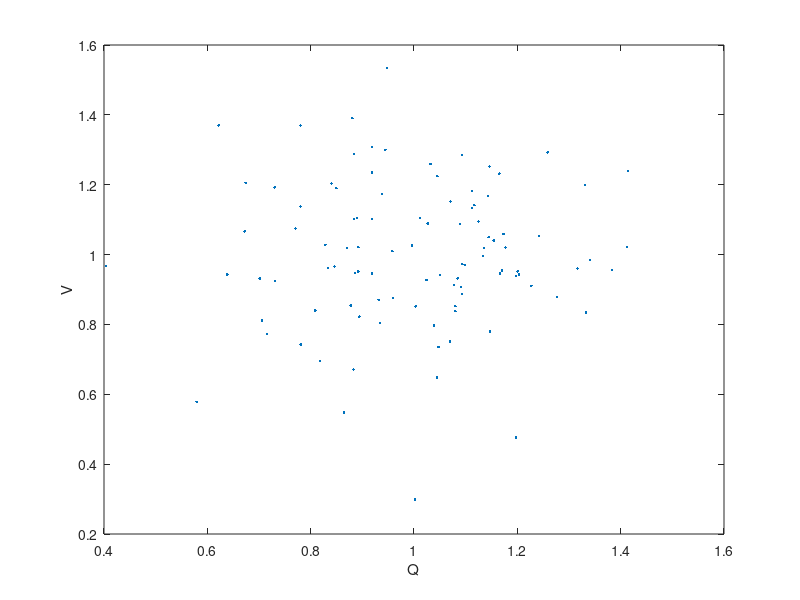

Write the MATLAB code that produced this figure. (Note: this script raises an error after producing the figure.)
clear;close all;
%% Constants and Hb dissociation look up table
alpha = 1.3e-6*1e3;  % O2 solubility  in water/plasma(mM/mmHg)
CHb   = 0.021*1e3;   % Hb binding site conc (mmol/L of RBC's)
Hct   = 0.40;    % hematocrit (unitless)
C0    = CHb*Hct; % blood oxygen binding capacity (mol/L)
n     = 2.7;     % Hill exponent
P50   = 27;      % half-max saturation of Hb
beta  = 16800*1e-3; % O2 solubility in air (mmHg/mM)

HbLookUp = load('Lookup.mat'); %outputs Hb dissociation curve lookup table
HbDisP = HbLookUp.LOOK.Plookup;
HbDisC = HbLookUp.LOOK.Clookup;
Ceq = zeros(size(HbDisP));
for iqs = 1:length(HbDisP)
    Ceq(iqs) = alpha*HbDisP(iqs)+C0*((HbDisP(iqs)^n)/(HbDisP(iqs)^n+P50^n)); % transform to Pa
end

% test interp1
% Cx = 1:1.7:12;
% Pvdist = interp1(HbDisC, HbDisP,Cx , "linear");
% plot(HbDisP, HbDisC, HbDisP, Ceq, '--', Pvdist, Cx, 'x-', 'Linewidth', 2);

%% prepare random distribution
N = 100;
SD = 2e-1;
rng(3); % set the random generator seed 
rnd = SD*randn(N, 1) + 1; % random vector for flows
rnd = rnd(find(rnd > 0)); % select only non-zero flows
rnd = (rnd) / mean(rnd); % rescale to match total flow

rnd2 = SD*randn(N, 1) + 1; % random vector for ventilation
rnd2 = rnd2(find(rnd2 > 0)); % select only non-zero ventilation
rnd2 = (rnd2) / mean(rnd2); % rescale to match total ventilation

clf;plot(rnd, rnd2, '.'); xlabel('Q');ylabel('V');
% histogram(rnd, N/10)
% subplot(121);histogram(rnd, 'FaceAlpha',0.2);
% run CO x V scan for distributed alveoli
drawPlots = true;
if drawPlots
    % figure(1);
    % subplot(121);hold on;
    % subplot(132);hold on;
    % subplot(133);hold on;
end

% Prepare inputs
CO = 3:1:20;
Vp = 3:1:20;

% CO = [10];
% Vp = [10];

% CO = 5;
% Vp = 5;
Qs = 5; % flow snapshot
Vps = 5; % Ventilation snapshot

% filename = sprintf("Data/DistributedModel_SD_%1.1e.mat", SD)
filename = sprintf("Data/DistributedModelQV_SD_%1.1e.mat", SD)

%% get all the param shift tigerther

%%% parameters
D     = 380;      %apparent diffusion (L/min)
Pair  = 150;    %atmospheric oxygen partial pressure (mmHg)
Pin   = 45;     %mixed venous oxygen partial pressure - pulmonary inlet (mmHg)
Vvasc = 1;      %volume of vascular space (ml)
Valv  = 1;      %alveolar volume (ml)
l     = 1; %length of capillary

%load optimized diffusion (D) parameter
load('ModelD_optimization_v2_results.mat','JD','DD')
[~, jDpi] = min(JD); DDp = DD(jDpi);
D = DDp;

par = [D Pair Pin alpha beta l];

%% Run ModelD eval - test
NN = 500;
tic
Qt = 0.05;Vpt = 0.3;
par(6) = 1;
par(1) = D;
[Pv,Pa,Cvi,Pvi,EPSv,dx] = modelD_SS_relaxation(NN,par,HbDisP,HbDisC,Vps,Qs);
t = toc;
fprintf('At Q = %2.2f and Vp  = %2.2f, pO2_{dist} = %2.1f (alv. = %2.1f), in %2.0f ms \n', Qt, Vpt, Pv, Pa, t*1000);

NNN = 2;
Cvid = zeros(NNN, 1);
for i = 1:NNN
    par(1) = D/NNN;
    [~,~,C] = modelD_SS_relaxation(NN,par,HbDisP,HbDisC,Vps/NNN,Qs/NNN);
    Cvid(i) = C(end);
end
Csum = sum(Cvid*Qs/NNN)/Qs;

t = toc;
fprintf('Cvi %1.3f, CviSum %1.3f \n', Cvi(end), Csum);



%% init loop

pVascND = zeros(length(CO), length(Vp)); % non distributed
pAlvND = zeros(length(CO), length(Vp)); % non distributed
Pvdist = zeros(length(CO), length(Vp)); % distributed
Pds = 0;Qds = 0;Ps = 0;
params = par;
pfs = @(snap) save('Data\snapshot.mat', "snap"); % paralel for snapshot
COEl = 1:length(CO);
VpEl = 1:length(Vp); % VpElements

parfor iq = COEl % iterate flow
    par = params;

    disp("Jedu " + num2str(round(iq/length(CO)*100)))
    qrs = CO(iq)/N * rnd; % random flow set
    Cvi = 0;Pvi = 0;

    for iv = VpEl % iterate ventilation
        vrs = Vp(iv)/N *rnd2; % ventilation random set
        % vrs = ones(size(qrs))*Vp(iv)/N; % start simple - equal ventilation
        
        % equal Q and Vp in all alveoli
        par(1) = D;
        [pv,~, ~, ~] = modelD_SS_relaxation(NN,par,HbDisP,HbDisC,Vp(iv),CO(iq)); 
        pVascND(iq, iv) = pv;
        
        tic
        % distribution within lungs
        c = zeros(size(qrs));
        p = zeros(size(qrs));
        for iqs = 1:length(qrs) % iterate submodel flows
            par(1) = D/N;
            [~,~, Cvi, Pvi] = modelD_SS_relaxation(NN,par,HbDisP,HbDisC,vrs(iqs),qrs(iqs)); %loop through q and v and store fixed points
            c(iqs) = Cvi(end); % pulmonary end-capillary concentration
            p(iqs) = Pvi(end); % pulmonary end-capillary pO2
        end
        t = toc;
        Q = sum(qrs); % sum of flows
        Ca = sum(c.*qrs)/Q; % weighted average of concentrations by flow
        Pvdist(iq, iv) = interp1(HbDisC, HbDisP,Ca , "linear"); % Pulmonary venous distributed sum
        fprintf('At Q = %2.1f (%2.1f) and Vp  = %2.1f, pO2_{dist} = %2.1f (single comp. = %2.1f), in %2.0f ms (Ctrl %1.3e)\n', Q, CO(iq), Vp(iv), Pvdist(iq, iv), pv, t*1000, CO(iq)-Q);
        if CO(iq) == Qs && Vp(iv) == Vps, 
            % snapshot
            snapshot = struct();
            snapshot.Pds = p; % PO2 distribution snapshot
            snapshot.Qds = qrs; % flow distribution snapshot
            snapshot.Vds = vrs; % ventilation distribution snapshot
            snapshot.Cds = c;
            snapshot.Pvs = Pvdist(iq, iv); % venous pO2 snapshot
            snapshot.PvNds = pv; % venous pO2 non-distributed snapshot
            pfs(snapshot);
        end
    end
end
% save results
DMR = struct(); % distributed model results
DMR.CO = CO; % cardiac output
DMR.Vp = Vp; % ventilation
DMR.Pv = Pvdist; % PO2 in pulmonary veins

DMR.pVascND = pVascND; % non distributed
DMR.pAlvND = pAlvND;
DMR.snap = load('Data\snapshot.mat').snap; % paralel for snapshot

save(filename, "DMR");
%% load results
% clear;
figure(1);clf;
DMR = load(filename).DMR; % distributed model results

% DMR = load("Data/DistributedModel_SD_0.mat").DMR; % distributed model results
% DMR = load("DistributedModel_SD_2e-1.mat").DMR; % distributed model results
% DMR = load("DistributedModel_SD_1e-3.mat").DMR; % distributed model results
% N = length(DMR.snap.Qds)*10;

% DMR.snap.PvNDs = DMR.pVascND(3, 3);
% DMR.snap.Pvs = DMR.snap.Ps;
% subplot(131); histogram(dmr.snap.Qds, N, "EdgeAlpha",0.2);
% subplot(132); histogram(dmr.snap.Pds, N); 
subplot(231); cla; hold on;
plot(DMR.snap.Qds,DMR.snap.Vds, 'x');
title(['Blood flow distribution in alveoli, Q_{total} = ' num2str(round(sum(DMR.snap.Qds), 2)) ' L/min']);
xlabel('Q');ylabel('V');
Qsm = mean(DMR.snap.Qds);
Vsm = mean(DMR.snap.Vds);
plot([Qsm Qsm], [min(DMR.snap.Vds) max(DMR.snap.Vds)], 'r--')
plot([min(DMR.snap.Qds) max(DMR.snap.Qds)], [Vsm Vsm], 'r--')

subplot(232); cla;hold on;
% plot(DMR.snap.Pds,1:numel(DMR.snap.Qds), 'x'); 
histogram(DMR.snap.Pds, N/10);
title(['Partial pressure in distributed alveoli, Pa = ' num2str(round(DMR.snap.Pvs, 2))]);
plot([DMR.snap.PvNds DMR.snap.PvNds], [0 max(ylim)], 'k:')
plot([DMR.snap.Pvs DMR.snap.Pvs], [0 max(ylim)], 'r--')
legend('Capillary pO2', '1 comp pO2', 'dist venous pO2')
xlabel('P_{O2}');ylabel('Count in category');

subplot(233); cla;hold on;
[X Y] = meshgrid(DMR.CO, DMR.Vp);
% surf(X, Y, DMR.Pv');
contour(X, Y, DMR.pVascND', '--', 'ShowText','on', 'LineWidth',2);
contour(X, Y, DMR.Pv', '-', 'ShowText','on', 'LineWidth',1);

xlabel('CO L/min');
ylabel('V (L/min)');
zlabel('P_O2 (mmHg)');
colorbar
% view(2)

% PLot surf
subplot(223);cla;hold on;
surf(X, Y, DMR.pVascND', 'LineStyle','--', 'LineWidth',1);
surf(X, Y, DMR.Pv', 'LineStyle','-', 'LineWidth',1);
xlabel('CO L/min');
ylabel('V (L/min)');
zlabel('P_O2 (mmHg)');
colorbar
% view(2)
legend('Distributed', 'Single comp')

% plot Px
% figure(3);clf;hold on;
subplot(224);cla;hold on;
serco = 1:1:numel(DMR.CO); % selected range CO
servp = 3:3:numel(DMR.Vp);% selected range Vp
plot(DMR.CO(serco), DMR.pVascND(serco, servp), 'o-');
set(gca, 'ColorOrderIndex', 1)
plot(DMR.CO(serco), DMR.Pv(serco, servp), 'x--');
xlabel('whole organ CO (L/min)');ylabel('pO2 (mmHg)')
title('Distributed alveoli with normal distribution of flow at Vp rates')
legend(string([DMR.Vp(servp) DMR.Vp(servp)]), 'NumColumns',2)
% legend('Single compartment', 'Distributed')
% legend('SD = 0.001', 'SD = 0.1','SD = 1');
saveas(gcf, sprintf("figures/DistributedModelD_VQ_SD_%1.1e.fig", SD));
saveas(gcf, sprintf("figures/DistributedModelD_VQ_SD_%1.1e.png", SD));